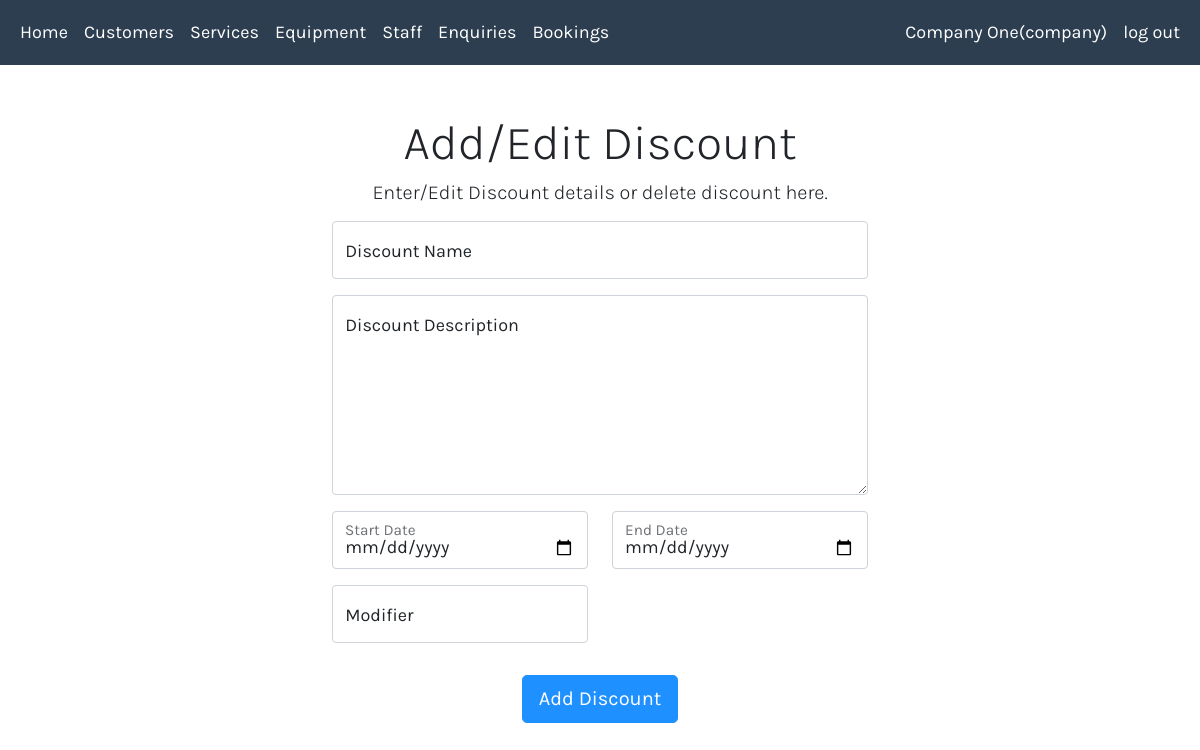
The page /addEditDiscount.php (signed in) on the database as committed earlier.
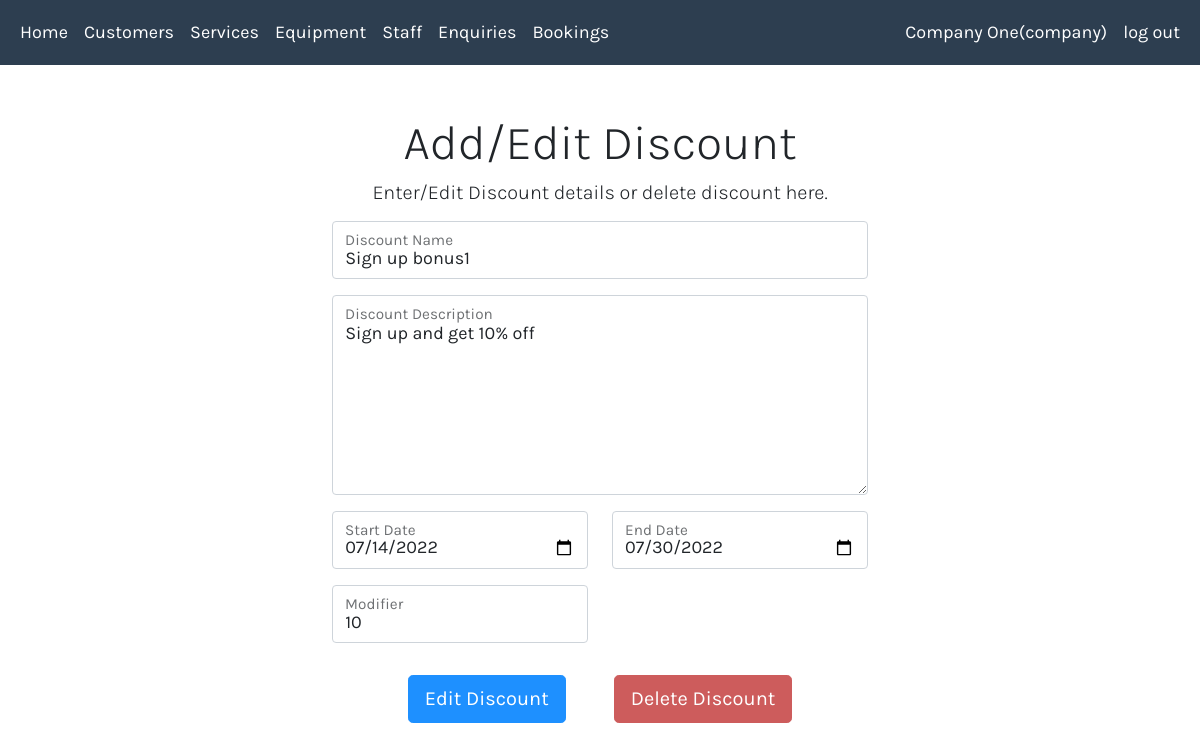
The same page on the database as committed later.
### tables this page shows
CREATE TABLE `discounts` (
  `discount_ID` int(11) NOT NULL,
  `company_ID` int(11) NOT NULL,
  `homeowner_ID` int(11) DEFAULT NULL,
  `discount_name` varchar(100) NOT NULL,
  `discount_start_date` varchar(15) NOT NULL,
  `discount_end_date` varchar(15) NOT NULL,
  `discount_description` varchar(500) NOT NULL,
  `discount_modifier` int(3) NOT NULL
);

### addEditDiscount.php (the view, shortened to what this page needs)
<?php
include_once("classes.php");
$Packname = "";
$Packdesc = "";
$SDate = "";
$EDate = "";
$Modifier = "";
$have_discount = "";
$CID = $_SESSION['ID'];
try {
    $sql = "SELECT * FROM Discounts WHERE company_ID = '$CID'";
    $result = $conn->query($sql);
    $row = $result -> fetch_assoc();
    if ($result->num_rows > 0) {
      $Packname = $row['discount_name'];
      $Packdesc = $row['discount_description'];
      $SDate = $row['discount_start_date'];
      $EDate = $row['discount_end_date'];
      $Modifier = $row['discount_modifier'];
      $have_discount = 1;
    } else {
      $have_discount = 0;
    }
}catch (mysqli_sql_exception $e) {
      echo "<p>Error " . mysqli_errno($conn). ": " . mysqli_error($conn);
  }
?>
<html>
    <head>
        <?php include_once('cssLinks.php');?>
    </head>
    <body>
      <?php include_once('navbar.php');?>
      <div class="container" >
      <h1 class ="display-5 text-center" style="margin-top:50px;">Add/Edit Discount</h1>
      <div class="row justify-content-center">
        <div class="col-6 text-center">
      <p class ="display-6 fs-5" name = "product" value ="avail">Enter/Edit Discount details or delete discount here.</p>
    </div>
      </div>
    </div>
<div class="container">
  <form id="AddPackage" class ="form-horizontal-2" action="<?php echo htmlspecialchars($_SERVER["PHP_SELF"]);?>" method="post">
        <div class="col">
          <div class="form-floating mb-3">
            <input type="text" class="form-control" id="PackageName" name="PackageName" placeholder="PackageName" value="<?php echo $Packname;  ?>" required>
            <label for="PackageName">Discount Name</label>
          </div>
        </div>
        <div class="col">
          <div class="form-floating  mb-3 ">
            <textarea class="form-control" id="packdesc" name="packdesc" placeholder="packdesc" style="height: 200px"><?php echo $Packdesc;  ?></textarea>
            <label for="packdesc">Discount Description</label>
          </div>
        </div>
      <div class="row">
        <div class="col-6">
          <div class="form-floating mb-3">
            <input type="date" class="form-control" id="date" name = "SDate" value="<?php echo $SDate;  ?>">
            <label for="SDate">Start Date</label>
          </div>
        </div>
        <div class="col-6">
          <div class="form-floating mb-3">
            <input type="date" class="form-control" id="date" name = "EDate" value="<?php echo $EDate;  ?>">
            <label for="EDate">End Date</label>
          </div>
        </div>
      <div class="col-6">
          <div class="form-floating mb-3">
            <input type="number" class="form-control" id="discount" name="discount" placeholder="discount" required min ="1" max="100" value="<?php echo $Modifier;  ?>">
            <label for="discount">Modifier</label>
          </div>
        </div>
        </div>
    <div class="form-group mb-2 mt-3 text-center">
      <?php
      if($have_discount == 0)
      {
        echo '<input type="submit" class="btn btn-lg btn-primary" name="Add" value="Add Discount">';
      }
      else if ($have_discount == 1)
      {
        echo '<input type="submit" class="btn btn-lg btn-primary me-5" name="Edit" value="Edit Discount">';
        echo '<input type="submit" class="btn btn-lg  btn-danger" name="Delete" value="Delete Discount">';
      }
        ?>
    </div>
  </form>
</div>
    </body>
</html>

Rows that differ between the two databases and show on the page:
added discounts: PackageName "Sign up bonus1", packdesc "Sign up and get 10% off", SDate "07/14/2022", EDate "07/30/2022", discount "10"
Other text that changed with them:
form field Edit: (not shown) → "Edit Discount"
form field Delete: (not shown) → "Delete Discount"
form field Add: "Add Discount" → (not shown)
